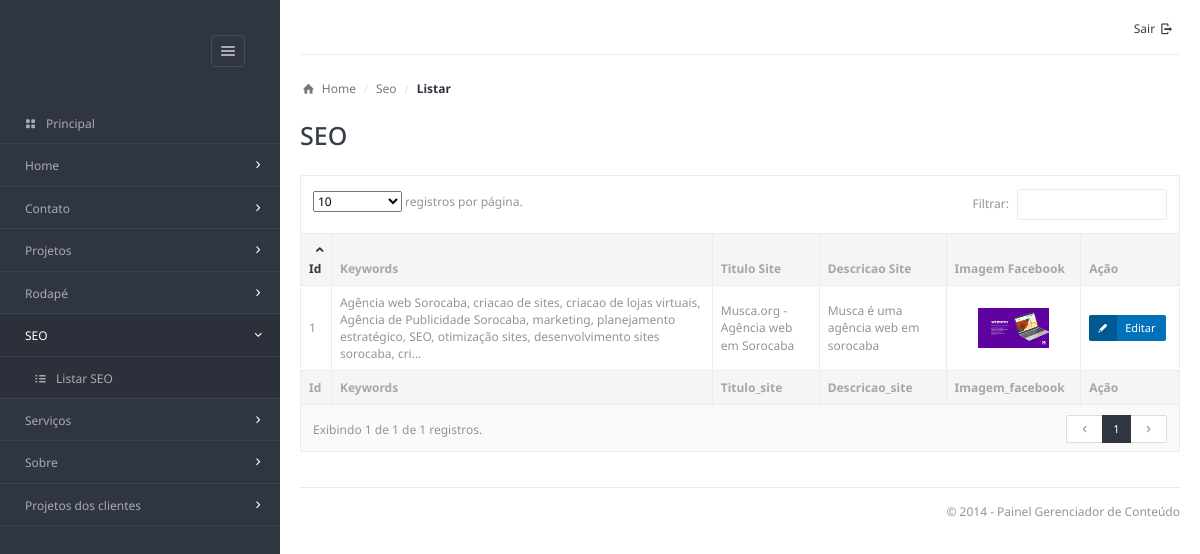
Screenshot of /old/admin/?m=seo&t=listar (signed in) with the database file from the repository.
### tables this page shows
CREATE TABLE `seo` (
  `id` int(11) NOT NULL,
  `keywords` varchar(255) NOT NULL,
  `titulo_site` varchar(255) NOT NULL,
  `descricao_site` varchar(255) NOT NULL,
  `imagem_facebook` varchar(255) NOT NULL,
  `favicon` varchar(255) NOT NULL
);

### old/admin/functions/functions.inc.php (the view, shortened to what the rows shown need)
<?php
	class Funcoes {
		public function gerarLista($campos,$campoID,$tabela,$modulo,$camposPagina){
			$tabela_gerada = '<div class="row"><div class="col-md-12">';
			$tabela_gerada .= '<table class="table table-bordered datatable" id="lista-dados">';
			$tabela_gerada .= '<thead><tr>';
			foreach($campos as $campos_h => $campo):
				if(is_array($campo)):
					if($campo[0]=='editar'){
						$tabela_gerada .= '<th>Ação</th>';
					}else{
						$tabela_gerada .= '<th>'.ucfirst($campo[0]).'</th>';
					}
				else:
					$tabela_gerada .= '<th>'.ucwords(str_replace("_"," ",$campo)).'</th>';
				endif;
			endforeach;
			$tabela_gerada .= '</tr></thead>';
			$tabela_gerada .= '<tbody>';
			$sql = mysql_query("SELECT * FROM $tabela ORDER BY $campoID DESC");
			while($row = mysql_fetch_array($sql)):
				$tabela_gerada .= '<tr class="odd gradeX">';
				foreach($campos as $campos_b => $campo_b):
					if(is_array($campo_b)):
						$tabela_gerada .= '<td class="center">';
						switch($campos_b):
							case 'acao':
								foreach ($campo_b as $campos_a => $campo_a):
									if($campo_a == 'editar'):
										$tabela_gerada .= '<a href="?m='.$modulo.'&t=editar&id='.$row[$campoID].'" title="Editar" class="btn btn-blue btn-sm btn-icon icon-left"><i class="entypo-pencil"></i>Editar</a>';
									elseif($campo_a == 'deletar'):
										$tabela_gerada .= '<a style="margin-left:5px;" href="?m='.$modulo.'&t=deletar&id='.$row[$campoID].'" title="Deletar" class="btn btn-red btn-sm btn-icon icon-left"><i class="entypo-cancel"></i>Deletar</a>';
									elseif($campo_a == 'mail'):
										$tabela_gerada .= '<a href="mailto:'.$row['email'].'" title="Enviar E-mail" class="btn btn-default btn-sm btn-icon icon-left"><i class="entypo-mail"></i>Enviar E-mail</a>';
									endif;
								endforeach;
							break;
						endswitch;
						$tabela_gerada .= '</td>';
					else:
						if(isset($camposPagina[$campo_b][1]) && $camposPagina[$campo_b][1] == 'upload-img'):
							if($row[$campo_b] <> ''):
								$tabela_gerada .= '<td style="text-align:center;"><img src="'.$camposPagina[$campo_b][2].$row[$campo_b].'" height="40" title="'.$camposPagina[$campo_b][2].$row[$campo_b].'"></td>';
							else:
								$tabela_gerada .= '<td>[Sem imagem]</td>';
							endif;
						elseif(isset($camposPagina[$campo_b][1]) && $camposPagina[$campo_b][1] == 'date'):
							$tabela_gerada .= '<td>'.$this->desconverteData($row[$campo_b]).'</td>';
						else:
							$tabela_gerada .= '<td>'.$this->trataTexto($row[$campo_b]).'</td>';
						endif;
					endif;
				endforeach;
				$tabela_gerada .= '</tr>';
			endwhile;
			$tabela_gerada .= '</tbody>';
			$tabela_gerada .= '<tfoot><tr>';
			foreach($campos as $campos_h => $campo):
				if(is_array($campo)):
					if($campo[0]=='editar'){
						$tabela_gerada .= '<th>Ação</th>';
					}else{
						$tabela_gerada .= '<th>'.ucfirst($campo[0]).'</th>';
					}
				else:
					$tabela_gerada .= '<th>'.ucfirst($campo).'</th>';
				endif;
			endforeach;
			$tabela_gerada .= '</tr></tfoot>';
			$tabela_gerada .= '</table>';
			$tabela_gerada .= '</div></div>';
			return $tabela_gerada;
		}
		function trataTexto($texto,$tamMax = 200){
			if(strlen($texto) > $tamMax)
			   $novo_texto = substr(strip_tags($texto),0,$tamMax).'...';
			else
			   $novo_texto = $texto;
			return $novo_texto;
		}
	}
?>

### rows the page displays
seo: id "1", keywords "Agência web Sorocaba, criacao de sites, criacao de lojas virtuais, Agência de Publicidade Sorocaba, marketing, planejamento estratégico, SEO, otimização sites, desenvolvimento sites sorocaba, cri...", titulo_site "Musca.org - Agência web em Sorocaba", descricao_site "Musca é uma agência web em sorocaba", imagem_facebook (picture)

### other values shown
$pagina[0] "Home"
$pagina_atual->titulo "Contato"
$pagina[0] "Projetos"
$pagina[0] "Rodapé"
$pagina_atual->titulo "SEO"
$operacao_atual "Listar"
$pagina[0] "Serviços"
$pagina[0] "Sobre"
$pagina[0] "Projetos dos clientes"
str_replace("_"," ",$modulo) "Seo"
$tela "Listar"
$pagina->titulo "SEO"
str_replace("_"," ",$campo) "Id"
str_replace("_"," ",$campo) "Keywords"
str_replace("_"," ",$campo) "Titulo Site"
